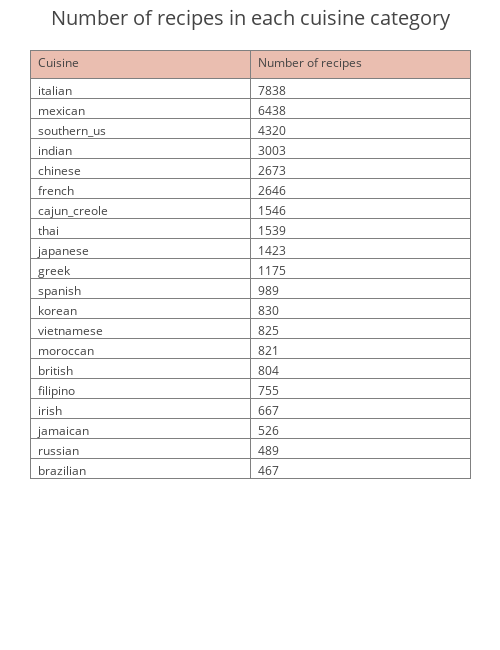

Source (notebook cell):
### Markdown cell above
### Number of recipes in each cuisine

### Code cell
trace = go.Table(
                header=dict(values=['Cuisine','Number of recipes'],
                fill = dict(color=['#EABEB0']), 
                align = ['left'] * 5),
                cells=dict(values=[train_data.cuisine.value_counts().index,train_data.cuisine.value_counts()],
               align = ['left'] * 5))

layout = go.Layout(title='Number of recipes in each cuisine category',
                   titlefont = dict(size = 20),
                   width=500, height=650, 
                   paper_bgcolor =  'rgba(0,0,0,0)',
                   plot_bgcolor = 'rgba(0,0,0,0)',
                   autosize = False,
                   margin=dict(l=30,r=30,b=1,t=50,pad=1),
                   )
data = [trace]
fig = dict(data=data, layout=layout)
iplot(fig)

### Figure 1 — Plotly figure (JSON) as saved in the notebook; plotly's stock layout.template omitted (floating-point values rounded to 4 significant figures)
{"data": [{"cells": {"align": ["left", "left", "left", "left", "left"], "values": [["italian", "mexican", "southern_us", "indian", "chinese", "french", "cajun_creole", "thai", "japanese", "greek", "spanish", "korean", "vietnamese", "moroccan", "british", "filipino", "irish", "jamaican", "russian", "brazilian"], [7838, 6438, 4320, 3003, 2673, 2646, 1546, 1539, 1423, 1175, 989, 830, 825, 821, 804, 755, 667, 526, 489, 467]]}, "header": {"align": ["left", "left", "left", "left", "left"], "fill": {"color": ["#EABEB0"]}, "values": ["Cuisine", "Number of recipes"]}, "type": "table", "uid": "0eda18bf-a99a-49ea-9740-8a0d30e414e4"}], "layout": {"autosize": false, "height": 650, "margin": {"b": 1, "l": 30, "pad": 1, "r": 30, "t": 50}, "paper_bgcolor": "rgba(0,0,0,0)", "plot_bgcolor": "rgba(0,0,0,0)", "title": "Number of recipes in each cuisine category", "titlefont": {"size": 20}, "width": 500}}
